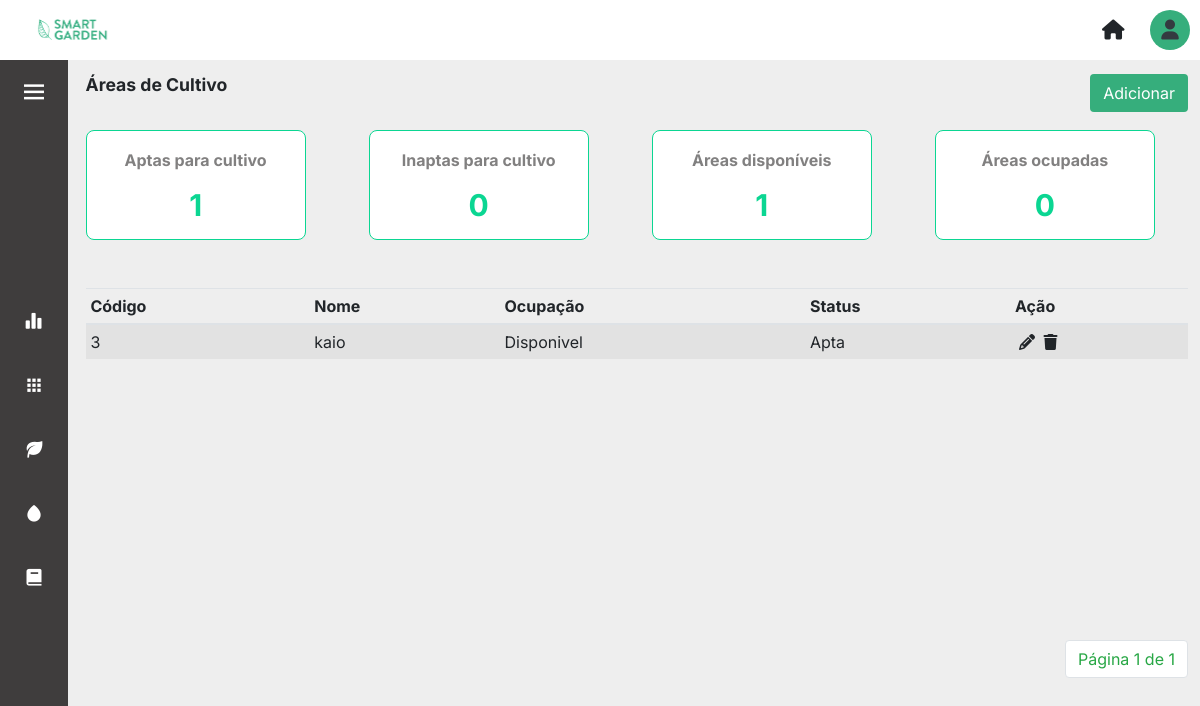
The page /areas/ (signed in) on the database as committed earlier.
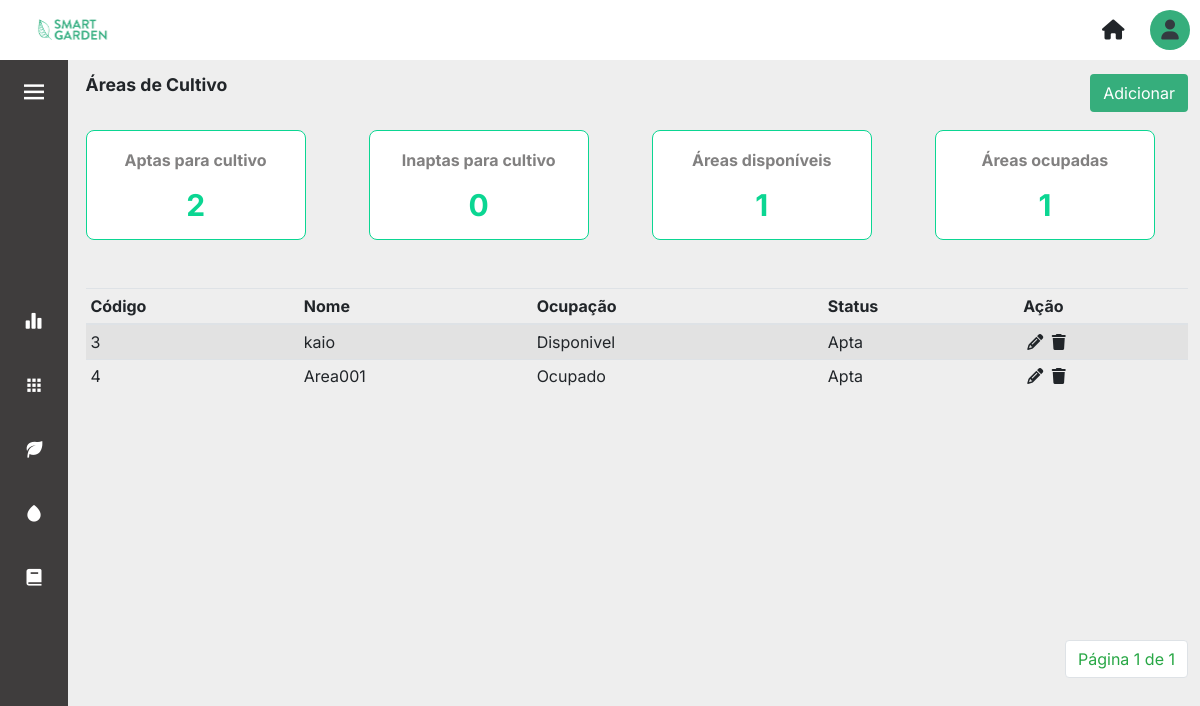
The same page on the database as committed later.
### core/models.py (models this page shows, shortened)
class AreaCultivo(models.Model):
    nome = models.CharField(max_length=100)
    disponivel = models.BooleanField(blank=True, null=False, default=True)
    apta = models.BooleanField(blank=False, null=False, default=True)

### core/views.py (the view)
# urls.py: path('areas/', views.areas, name='areas'),
def areas(request):
    areas = AreaCultivo.objects.all()
    qntDisponivel = AreaCultivo.objects.filter(disponivel=True).count()
    qntOcupado = AreaCultivo.objects.filter(disponivel=False).count()
    qntApta = AreaCultivo.objects.filter(apta=True).count()
    qntInapta = AreaCultivo.objects.filter(apta=False).count()
    paginator = Paginator(areas, 6)
    page = request.GET.get('page')
    areas = paginator.get_page(page)
    contexto = {
        'areas': areas,
        'qntDisponivel': qntDisponivel,
        'qntOcupado': qntOcupado,
        'qntApta': qntApta,
        'qntInapta': qntInapta,
    }
    return render(request, 'areas.html', contexto)

### templates/areas.html (shortened to what this page needs)
{% extends 'layout.html' %} {% load static %} {% block content %}
<div>
	<div class="d-flex align-items-center justify-content-between mb-3">
		<p class="title-page">Áreas de Cultivo</p>
		<a href="{% url 'cadastrar_areas' %}"><button type="button" class="btn btn_salvar">Adicionar</button></a>
	</div>
	<div class="row">
		<div class="col-sm-3">
			<div class="card">
				<div class="card-body">
					<h5 class="card-title">Aptas para cultivo</h5>
					<p class="card-text">{{qntApta}}</p>
				</div>
			</div>
		</div>
		<div class="col-sm-3">
			<div class="card">
				<div class="card-body">
					<h5 class="card-title">Inaptas para cultivo</h5>
					<p class="card-text">{{qntInapta}}</p>
				</div>
			</div>
		</div>
		<div class="col-sm-3">
			<div class="card">
				<div class="card-body">
					<h5 class="card-title">Áreas disponíveis</h5>
					<p class="card-text">{{qntDisponivel}}</p>
				</div>
			</div>
		</div>
		<div class="col-sm-3">
			<div class="card">
				<div class="card-body">
					<h5 class="card-title">Áreas ocupadas</h5>
					<p class="card-text">{{qntOcupado}}</p>
				</div>
			</div>
		</div>
	</div>
	<div class="table-content mt-5">
		<table class="table  table-striped table-sm table-hover">
			<thead class="border-botton">
			<tr>
				<th scope="col">Código</th>
				<th scope="col">Nome</th>
				<th scope="col">Ocupação</th>
				<th scope="col">Status</th>
				<th scope="col"></i>Ação</th>
			</tr>
			</thead>
			<tbody>
				{% for area in areas %}
				<tr>
					<td scope="row">{{area.id}}</td>
					<td>{{area.nome}}</td>
					{% if area.disponivel == True %}
					<td>Disponivel</td>
					{% else %}
					<td>Ocupado</td>
					{% endif %} {% if area.apta == True %}
					<td>Apta</td>
					{% else %}
					<td>Inapta</td>
					{% endif %}
					<td>
						<a href='{% url 'update_areas' area.id%}' class="m-1">
							<i class="fa-solid fa-pencil text-black"></i></a>
						<a data-toggle="modal" data-target="#modal_confirm" >
							<i class="fa-sharp fa-solid fa-trash text-black" data-toggle="modal fade" data-target="#exampleModal"></i>
						</a>
					</td>
				</tr>
				{% endfor %}
			</tbody>
		</table>
	</div>
	<div class="container_pagination">
		<nav aria-label="Page-navigation">
			<ul class="pagination">
			<li class="page-item"><a class="page-link text-success" href="#">Página {{areas.number}} de {{areas.paginator.num_pages}}</a></li>
			</ul>
		</nav>
	</div>
{% endblock %}

Rows that differ between the two databases and show on the page:
added AreaCultivo: id "4", nome "Area001", disponivel "Ocupado", apta "Apta"
Other text that changed with them:
{{ qntApta }}: "1" → "2"
{{ qntOcupado }}: "0" → "1"
